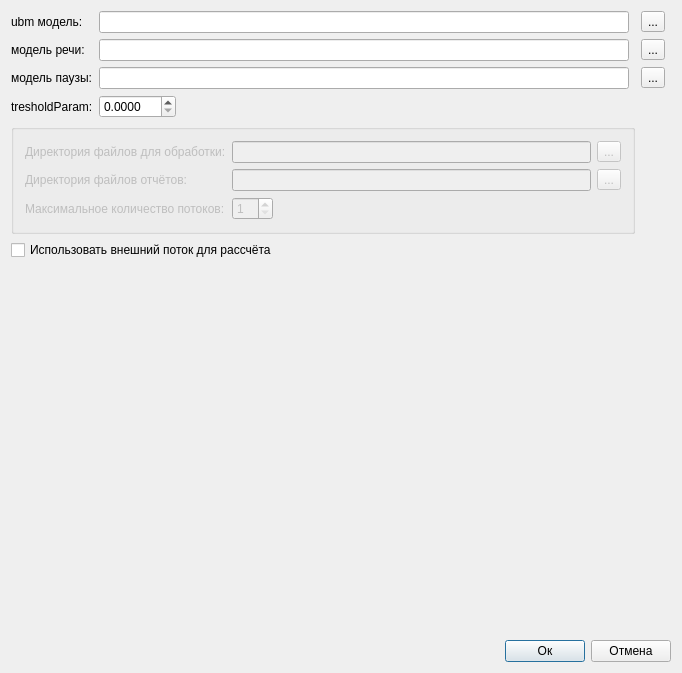
<?xml version="1.0" encoding="UTF-8"?>
<ui version="4.0">
 <class>SettingsDialogClass</class>
 <widget class="QDialog" name="SettingsDialogClass">
  <property name="geometry">
   <rect>
    <x>0</x>
    <y>0</y>
    <width>682</width>
    <height>673</height>
   </rect>
  </property>
  <property name="minimumSize">
   <size>
    <width>480</width>
    <height>340</height>
   </size>
  </property>
  <property name="maximumSize">
   <size>
    <width>16777215</width>
    <height>16777215</height>
   </size>
  </property>
  <property name="windowTitle">
   <string>Настройки SpeakersCountPlugin </string>
  </property>
  <layout class="QGridLayout" name="gridLayout">
   <item row="17" column="0" colspan="2">
    <widget class="QCheckBox" name="checkBox_useExternalProcessing">
     <property name="text">
      <string>Использовать внешний поток для рассчёта</string>
     </property>
    </widget>
   </item>
   <item row="19" column="0" colspan="5">
    <layout class="QHBoxLayout" name="horizontalLayout">
     <item>
      <spacer name="horizontalSpacer">
       <property name="orientation">
        <enum>Qt::Horizontal</enum>
       </property>
       <property name="sizeHint" stdset="0">
        <size>
         <width>40</width>
         <height>20</height>
        </size>
       </property>
      </spacer>
     </item>
     <item>
      <widget class="QPushButton" name="pushButton_ok">
       <property name="text">
        <string>Ок</string>
       </property>
      </widget>
     </item>
     <item>
      <widget class="QPushButton" name="pushButton_cancel">
       <property name="text">
        <string>Отмена</string>
       </property>
      </widget>
     </item>
    </layout>
   </item>
   <item row="1" column="0">
    <widget class="QLabel" name="label_30">
     <property name="text">
      <string>ubm модель:</string>
     </property>
    </widget>
   </item>
   <item row="6" column="1">
    <widget class="QLineEdit" name="lineEdit_pauseModel"/>
   </item>
   <item row="1" column="3">
    <widget class="QToolButton" name="toolButton_ubmModel">
     <property name="text">
      <string>...</string>
     </property>
    </widget>
   </item>
   <item row="2" column="0">
    <widget class="QLabel" name="label_31">
     <property name="text">
      <string>модель речи:</string>
     </property>
    </widget>
   </item>
   <item row="2" column="1">
    <widget class="QLineEdit" name="lineEdit_speechModel"/>
   </item>
   <item row="1" column="1">
    <widget class="QLineEdit" name="lineEdit_umbModel"/>
   </item>
   <item row="2" column="3">
    <widget class="QToolButton" name="toolButton_speechModel">
     <property name="text">
      <string>...</string>
     </property>
    </widget>
   </item>
   <item row="6" column="0">
    <widget class="QLabel" name="label_32">
     <property name="text">
      <string>модель паузы:</string>
     </property>
    </widget>
   </item>
   <item row="6" column="3">
    <widget class="QToolButton" name="toolButton_pauseModel">
     <property name="text">
      <string>...</string>
     </property>
    </widget>
   </item>
   <item row="18" column="0" colspan="5">
    <spacer name="verticalSpacer">
     <property name="orientation">
      <enum>Qt::Vertical</enum>
     </property>
     <property name="sizeHint" stdset="0">
      <size>
       <width>20</width>
       <height>40</height>
      </size>
     </property>
    </spacer>
   </item>
   <item row="7" column="1">
    <layout class="QHBoxLayout" name="horizontalLayout_3">
     <item>
      <widget class="QDoubleSpinBox" name="doubleSpinBox_tresholdParam">
       <property name="decimals">
        <number>4</number>
       </property>
       <property name="maximum">
        <double>999.990000000000009</double>
       </property>
       <property name="singleStep">
        <double>0.010000000000000</double>
       </property>
      </widget>
     </item>
     <item>
      <spacer name="horizontalSpacer_2">
       <property name="orientation">
        <enum>Qt::Horizontal</enum>
       </property>
       <property name="sizeHint" stdset="0">
        <size>
         <width>40</width>
         <height>20</height>
        </size>
       </property>
      </spacer>
     </item>
    </layout>
   </item>
   <item row="7" column="0">
    <widget class="QLabel" name="label_33">
     <property name="text">
      <string>tresholdParam:</string>
     </property>
    </widget>
   </item>
   <item row="12" column="0" colspan="3">
    <widget class="QGroupBox" name="groupBox">
     <property name="enabled">
      <bool>false</bool>
     </property>
     <property name="minimumSize">
      <size>
       <width>0</width>
       <height>100</height>
      </size>
     </property>
     <property name="title">
      <string/>
     </property>
     <layout class="QGridLayout" name="gridLayout_2">
      <item row="0" column="0">
       <widget class="QLabel" name="label_13">
        <property name="text">
         <string>Директория файлов для обработки:</string>
        </property>
       </widget>
      </item>
      <item row="0" column="1">
       <widget class="QLineEdit" name="lineEdit_processingDir">
        <property name="toolTip">
         <string>&lt;!DOCTYPE HTML PUBLIC &quot;-//W3C//DTD HTML 4.0//EN&quot; &quot;http://www.w3.org/TR/REC-html40/strict.dtd&quot;&gt;
&lt;html&gt;&lt;head&gt;&lt;meta name=&quot;qrichtext&quot; content=&quot;1&quot; /&gt;&lt;style type=&quot;text/css&quot;&gt;
p, li { white-space: pre-wrap; }
&lt;/style&gt;&lt;/head&gt;&lt;body style=&quot; font-family:'MS Shell Dlg 2'; font-size:8.25pt; font-weight:400; font-style:normal;&quot;&gt;
&lt;p style=&quot; margin-top:0px; margin-bottom:0px; margin-left:0px; margin-right:0px; -qt-block-indent:0; text-indent:0px;&quot;&gt;&lt;span style=&quot; font-size:8pt;&quot;&gt;Путь к директории на обработку&lt;/span&gt;&lt;/p&gt;&lt;/body&gt;&lt;/html&gt;</string>
        </property>
       </widget>
      </item>
      <item row="0" column="2">
       <widget class="QToolButton" name="toolButton_setProcessingDir">
        <property name="toolTip">
         <string>Установить директорию на обработку</string>
        </property>
        <property name="text">
         <string>...</string>
        </property>
       </widget>
      </item>
      <item row="1" column="0">
       <widget class="QLabel" name="label_14">
        <property name="text">
         <string>Директория файлов отчётов:</string>
        </property>
       </widget>
      </item>
      <item row="1" column="1">
       <widget class="QLineEdit" name="lineEdit_reportsDir">
        <property name="toolTip">
         <string>&lt;!DOCTYPE HTML PUBLIC &quot;-//W3C//DTD HTML 4.0//EN&quot; &quot;http://www.w3.org/TR/REC-html40/strict.dtd&quot;&gt;
&lt;html&gt;&lt;head&gt;&lt;meta name=&quot;qrichtext&quot; content=&quot;1&quot; /&gt;&lt;style type=&quot;text/css&quot;&gt;
p, li { white-space: pre-wrap; }
&lt;/style&gt;&lt;/head&gt;&lt;body style=&quot; font-family:'MS Shell Dlg 2'; font-size:8.25pt; font-weight:400; font-style:normal;&quot;&gt;
&lt;p style=&quot; margin-top:0px; margin-bottom:0px; margin-left:0px; margin-right:0px; -qt-block-indent:0; text-indent:0px;&quot;&gt;&lt;span style=&quot; font-size:8pt;&quot;&gt;Путь к директории отчётов&lt;/span&gt;&lt;/p&gt;&lt;/body&gt;&lt;/html&gt;</string>
        </property>
       </widget>
      </item>
      <item row="1" column="2">
       <widget class="QToolButton" name="toolButton_setReportsDir">
        <property name="toolTip">
         <string>Установить путь к директории отчётов</string>
        </property>
        <property name="text">
         <string>...</string>
        </property>
       </widget>
      </item>
      <item row="2" column="0">
       <widget class="QLabel" name="label_15">
        <property name="text">
         <string>Максимальное количество потоков:</string>
        </property>
       </widget>
      </item>
      <item row="2" column="1" colspan="2">
       <layout class="QHBoxLayout" name="horizontalLayout_2">
        <item>
         <widget class="QSpinBox" name="spinBox_maxBPThreadCount">
          <property name="minimum">
           <number>1</number>
          </property>
         </widget>
        </item>
        <item>
         <spacer name="horizontalSpacer">
          <property name="orientation">
           <enum>Qt::Horizontal</enum>
          </property>
          <property name="sizeHint" stdset="0">
           <size>
            <width>40</width>
            <height>20</height>
           </size>
          </property>
         </spacer>
        </item>
       </layout>
      </item>
     </layout>
     <zorder>toolButton_setProcessingDir</zorder>
     <zorder>label_13</zorder>
     <zorder>lineEdit_processingDir</zorder>
     <zorder>toolButton_setProcessingDir</zorder>
     <zorder>label_13</zorder>
     <zorder>lineEdit_processingDir</zorder>
     <zorder>label_14</zorder>
     <zorder>lineEdit_reportsDir</zorder>
     <zorder>toolButton_setReportsDir</zorder>
     <zorder>label_15</zorder>
     <zorder></zorder>
    </widget>
   </item>
  </layout>
 </widget>
 <layoutdefault spacing="6" margin="11"/>
 <resources>
  <include location="res.qrc"/>
 </resources>
 <connections/>
</ui>
